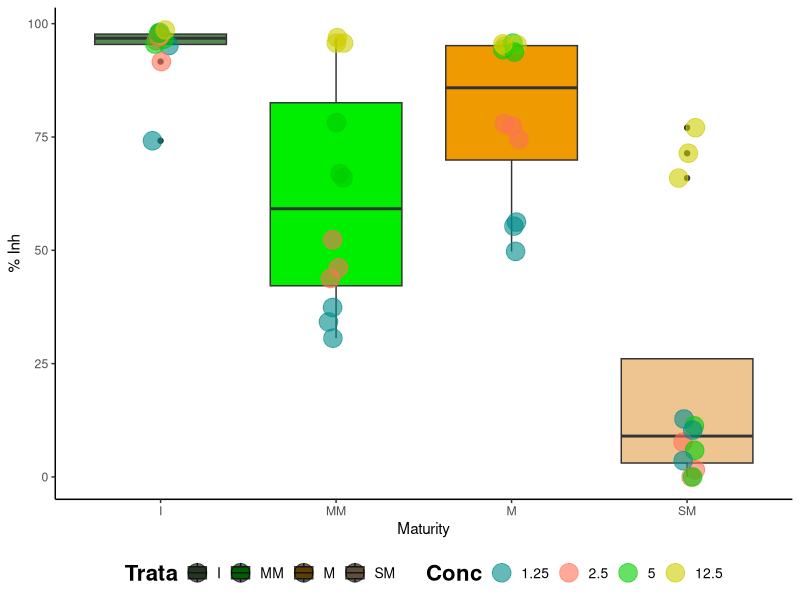
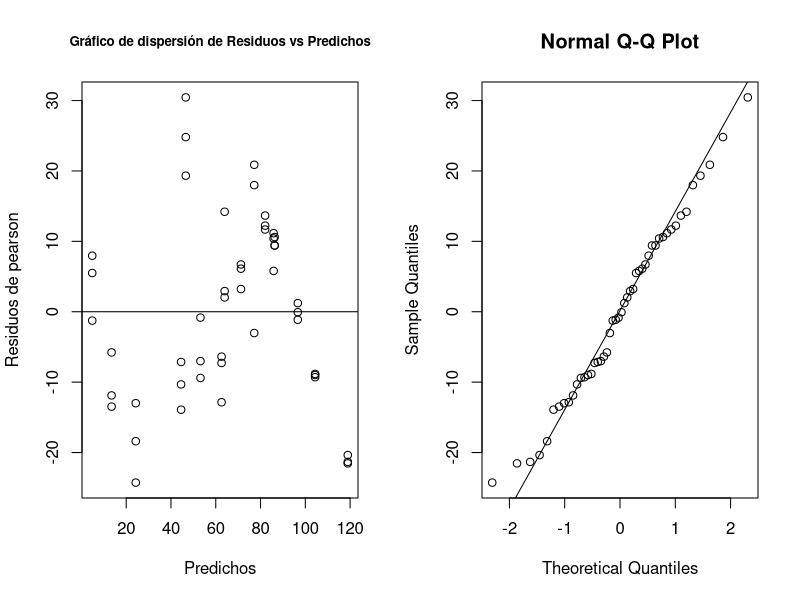
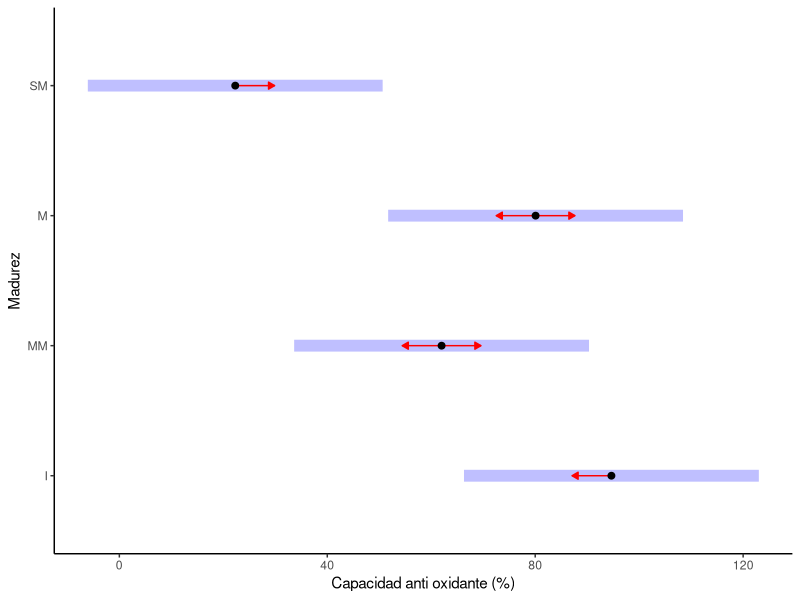
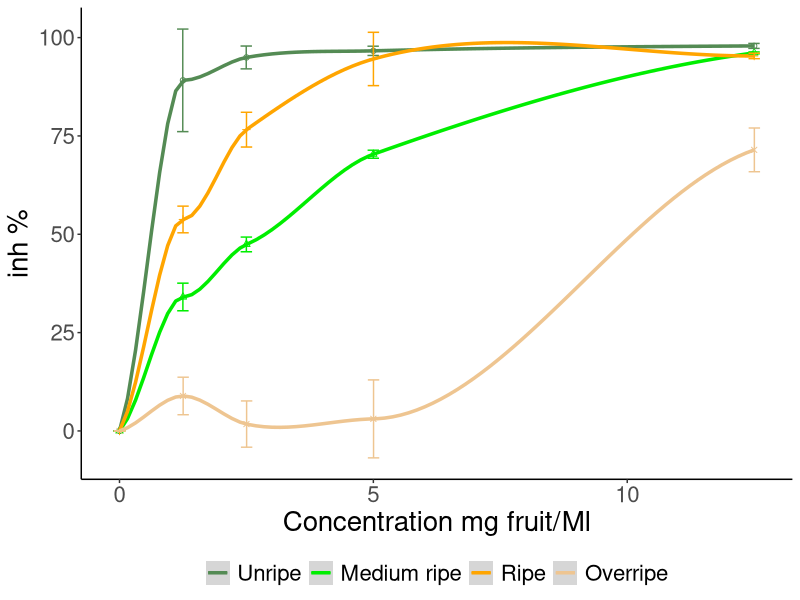

R code for these plots, in order:
## ---- chunk 1
knitr::opts_chunk$set(warning = FALSE, message = FALSE, echo = FALSE)

library(readxl)
Datos0 <- read_excel("database.xlsx", sheet = "mad_aaox")
Datos0$Muestra<-factor(Datos0$Muestra)
Datos0$Conc<-factor(Datos0$Conc)
Datos0$Trata<-factor(Datos0$Trata,levels=c("I","MM", "M","SM"))

## ---- chunk 2
knitr::opts_chunk$set(warning = FALSE, message = FALSE, echo = FALSE)



## ---- chunk 3
knitr::opts_chunk$set(warning = FALSE, message = FALSE, echo = FALSE)

library(ggplot2)
colores<-c("palegreen4","green2","orange2","burlywood2")
box <- ggplot(Datos0, aes(x=Datos0$Trata, y=Datos0$In, fill=Trata)) +
  geom_boxplot(aes())+
  theme_classic()+
  geom_jitter(alpha=0.6, size=6,aes(color=Conc), position = position_jitter(width = .05))+
  scale_fill_manual(values = colores)+
  scale_color_manual(values = c("cyan4", "coral1","green3","yellow3"))+
  theme(legend.position="bottom", legend.text=element_text(size = 10),
        legend.title = element_text(size=16, face="bold")) +
  ylab("% Inh")+xlab("Maturity")
box

## ---- chunk 4
knitr::opts_chunk$set(warning = FALSE, message = FALSE, echo = FALSE)

library(lme4)
maoo<-lmer(In~Trata + (1|Conc), data=Datos0)
maoo

## ---- chunk 5
knitr::opts_chunk$set(warning = FALSE, message = FALSE, echo = FALSE)

e<-resid(maoo) # residuos de pearson
pre<-predict(maoo) #predichos
par(mfrow = c(1, 2))
plot(pre, e, xlab="Predichos", ylab="Residuos de pearson",main="Gráfico de dispersión de Residuos vs Predichos",cex.main=.8 )
abline(0,0)
qqnorm(e)
qqline(e)
shapiro.test(e)

## ---- chunk 6
knitr::opts_chunk$set(warning = FALSE, message = FALSE, echo = FALSE)

library(car)
Anova(maoo)

## ---- chunk 7
knitr::opts_chunk$set(warning = FALSE, message = FALSE, echo = FALSE)

library(emmeans)
Comp2<-emmeans(maoo, pairwise ~ Trata) #Tukey por default  
Comp2
plot(Comp2, comparisons = TRUE) + theme_classic() + 
  labs(x = "Capacidad anti oxidante (%)", y ="Madurez" )

## ---- chunk 8
knitr::opts_chunk$set(warning = FALSE, message = FALSE, echo = FALSE)


## ---- chunk 9
knitr::opts_chunk$set(warning = FALSE, message = FALSE, echo = FALSE)

data<-read.delim("tablaAAO.txt")
data$T<-as.factor(data$T)
data$T<-factor(data$T,levels=c("Unripe", "Medium ripe","Ripe", "Overripe"))
colores<-c("palegreen4","green2","orange","burlywood2")
Taao<-ggplot(data=data, aes(Conc, inh, color=data$T)) +
  geom_point(lwd=5, show.legend = FALSE, shape=data$T) +
  (scale_color_manual(values = colores)) +
  geom_smooth(method="loess", lwd=1.2) + labs(y="inh %", x="Concentration mg fruit/Ml") +
  geom_errorbar(aes(ymin=inh-DS, ymax=inh+DS), width=.9, position=position_dodge(.01))+
  theme_classic()+
  theme(legend.title=element_blank())+
  theme(legend.position = c(0.85, 0.25),
        legend.background = element_rect(fill = "white"))+
  theme(text = element_text(size=20))+
  theme(legend.position = "bottom")

Taao
